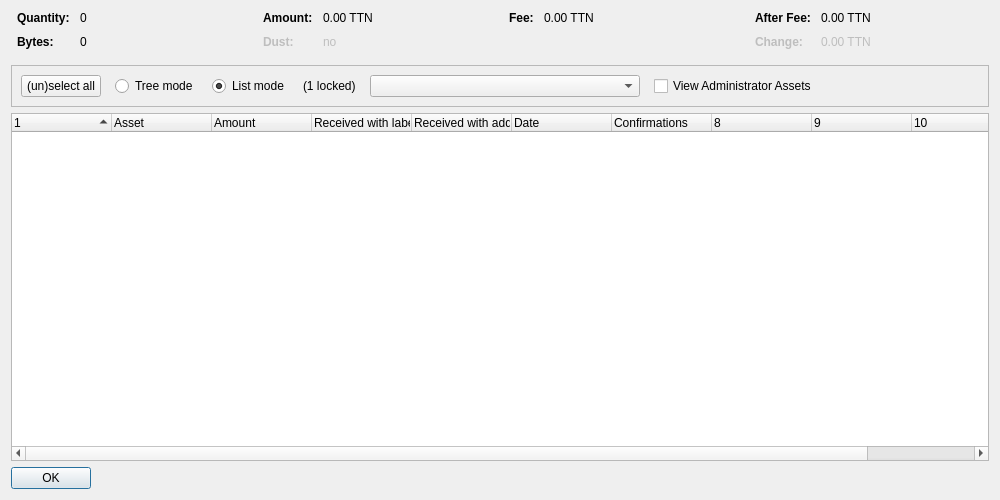
<?xml version="1.0" encoding="UTF-8"?>
<ui version="4.0">
 <class>AssetControlDialog</class>
 <widget class="QDialog" name="AssetControlDialog">
  <property name="geometry">
   <rect>
    <x>0</x>
    <y>0</y>
    <width>1000</width>
    <height>500</height>
   </rect>
  </property>
  <property name="windowTitle">
   <string>Asset Selection</string>
  </property>
  <layout class="QVBoxLayout" name="verticalLayout">
   <item>
    <layout class="QHBoxLayout" name="horizontalLayoutTop" stretch="0,0,0,0">
     <property name="topMargin">
      <number>0</number>
     </property>
     <property name="bottomMargin">
      <number>10</number>
     </property>
     <item>
      <layout class="QFormLayout" name="formLayoutAssetControl1">
       <property name="horizontalSpacing">
        <number>10</number>
       </property>
       <property name="verticalSpacing">
        <number>10</number>
       </property>
       <property name="leftMargin">
        <number>6</number>
       </property>
       <property name="rightMargin">
        <number>6</number>
       </property>
       <item row="0" column="0">
        <widget class="QLabel" name="labelAssetControlQuantityText">
         <property name="font">
          <font>
           <weight>75</weight>
           <bold>true</bold>
          </font>
         </property>
         <property name="text">
          <string>Quantity:</string>
         </property>
        </widget>
       </item>
       <item row="0" column="1">
        <widget class="QLabel" name="labelAssetControlQuantity">
         <property name="cursor">
          <cursorShape>IBeamCursor</cursorShape>
         </property>
         <property name="contextMenuPolicy">
          <enum>Qt::ActionsContextMenu</enum>
         </property>
         <property name="text">
          <string notr="true">0</string>
         </property>
         <property name="textInteractionFlags">
          <set>Qt::LinksAccessibleByMouse|Qt::TextSelectableByKeyboard|Qt::TextSelectableByMouse</set>
         </property>
        </widget>
       </item>
       <item row="1" column="0">
        <widget class="QLabel" name="labelAssetControlBytesText">
         <property name="font">
          <font>
           <weight>75</weight>
           <bold>true</bold>
          </font>
         </property>
         <property name="text">
          <string>Bytes:</string>
         </property>
        </widget>
       </item>
       <item row="1" column="1">
        <widget class="QLabel" name="labelAssetControlBytes">
         <property name="cursor">
          <cursorShape>IBeamCursor</cursorShape>
         </property>
         <property name="contextMenuPolicy">
          <enum>Qt::ActionsContextMenu</enum>
         </property>
         <property name="text">
          <string notr="true">0</string>
         </property>
         <property name="textInteractionFlags">
          <set>Qt::LinksAccessibleByMouse|Qt::TextSelectableByKeyboard|Qt::TextSelectableByMouse</set>
         </property>
        </widget>
       </item>
      </layout>
     </item>
     <item>
      <layout class="QFormLayout" name="formLayoutAssetControl2">
       <property name="horizontalSpacing">
        <number>10</number>
       </property>
       <property name="verticalSpacing">
        <number>10</number>
       </property>
       <property name="leftMargin">
        <number>6</number>
       </property>
       <property name="rightMargin">
        <number>6</number>
       </property>
       <item row="0" column="0">
        <widget class="QLabel" name="labelAssetControlAmountText">
         <property name="font">
          <font>
           <weight>75</weight>
           <bold>true</bold>
          </font>
         </property>
         <property name="text">
          <string>Amount:</string>
         </property>
        </widget>
       </item>
       <item row="0" column="1">
        <widget class="QLabel" name="labelAssetControlAmount">
         <property name="cursor">
          <cursorShape>IBeamCursor</cursorShape>
         </property>
         <property name="contextMenuPolicy">
          <enum>Qt::ActionsContextMenu</enum>
         </property>
         <property name="text">
          <string notr="true">0.00 TTN</string>
         </property>
         <property name="textInteractionFlags">
          <set>Qt::LinksAccessibleByMouse|Qt::TextSelectableByKeyboard|Qt::TextSelectableByMouse</set>
         </property>
        </widget>
       </item>
       <item row="1" column="0">
        <widget class="QLabel" name="labelAssetControlLowOutputText">
         <property name="enabled">
          <bool>false</bool>
         </property>
         <property name="font">
          <font>
           <weight>75</weight>
           <bold>true</bold>
          </font>
         </property>
         <property name="text">
          <string>Dust:</string>
         </property>
        </widget>
       </item>
       <item row="1" column="1">
        <widget class="QLabel" name="labelAssetControlLowOutput">
         <property name="enabled">
          <bool>false</bool>
         </property>
         <property name="cursor">
          <cursorShape>IBeamCursor</cursorShape>
         </property>
         <property name="contextMenuPolicy">
          <enum>Qt::ActionsContextMenu</enum>
         </property>
         <property name="text">
          <string notr="true">no</string>
         </property>
         <property name="textInteractionFlags">
          <set>Qt::LinksAccessibleByMouse|Qt::TextSelectableByKeyboard|Qt::TextSelectableByMouse</set>
         </property>
        </widget>
       </item>
      </layout>
     </item>
     <item>
      <layout class="QFormLayout" name="formLayoutAssetControl3">
       <property name="horizontalSpacing">
        <number>10</number>
       </property>
       <property name="verticalSpacing">
        <number>10</number>
       </property>
       <property name="leftMargin">
        <number>6</number>
       </property>
       <property name="rightMargin">
        <number>6</number>
       </property>
       <item row="0" column="0">
        <widget class="QLabel" name="labelAssetControlFeeText">
         <property name="font">
          <font>
           <weight>75</weight>
           <bold>true</bold>
          </font>
         </property>
         <property name="text">
          <string>Fee:</string>
         </property>
        </widget>
       </item>
       <item row="0" column="1">
        <widget class="QLabel" name="labelAssetControlFee">
         <property name="cursor">
          <cursorShape>IBeamCursor</cursorShape>
         </property>
         <property name="contextMenuPolicy">
          <enum>Qt::ActionsContextMenu</enum>
         </property>
         <property name="text">
          <string notr="true">0.00 TTN</string>
         </property>
         <property name="textInteractionFlags">
          <set>Qt::LinksAccessibleByMouse|Qt::TextSelectableByKeyboard|Qt::TextSelectableByMouse</set>
         </property>
        </widget>
       </item>
      </layout>
     </item>
     <item>
      <layout class="QFormLayout" name="formLayoutAssetControl4">
       <property name="horizontalSpacing">
        <number>10</number>
       </property>
       <property name="verticalSpacing">
        <number>10</number>
       </property>
       <property name="leftMargin">
        <number>6</number>
       </property>
       <property name="rightMargin">
        <number>6</number>
       </property>
       <item row="0" column="0">
        <widget class="QLabel" name="labelAssetControlAfterFeeText">
         <property name="font">
          <font>
           <weight>75</weight>
           <bold>true</bold>
          </font>
         </property>
         <property name="text">
          <string>After Fee:</string>
         </property>
        </widget>
       </item>
       <item row="0" column="1">
        <widget class="QLabel" name="labelAssetControlAfterFee">
         <property name="cursor">
          <cursorShape>IBeamCursor</cursorShape>
         </property>
         <property name="contextMenuPolicy">
          <enum>Qt::ActionsContextMenu</enum>
         </property>
         <property name="text">
          <string notr="true">0.00 TTN</string>
         </property>
         <property name="textInteractionFlags">
          <set>Qt::LinksAccessibleByMouse|Qt::TextSelectableByKeyboard|Qt::TextSelectableByMouse</set>
         </property>
        </widget>
       </item>
       <item row="1" column="0">
        <widget class="QLabel" name="labelAssetControlChangeText">
         <property name="enabled">
          <bool>false</bool>
         </property>
         <property name="font">
          <font>
           <weight>75</weight>
           <bold>true</bold>
          </font>
         </property>
         <property name="text">
          <string>Change:</string>
         </property>
        </widget>
       </item>
       <item row="1" column="1">
        <widget class="QLabel" name="labelAssetControlChange">
         <property name="enabled">
          <bool>false</bool>
         </property>
         <property name="cursor">
          <cursorShape>IBeamCursor</cursorShape>
         </property>
         <property name="contextMenuPolicy">
          <enum>Qt::ActionsContextMenu</enum>
         </property>
         <property name="text">
          <string notr="true">0.00 TTN</string>
         </property>
         <property name="textInteractionFlags">
          <set>Qt::LinksAccessibleByMouse|Qt::TextSelectableByKeyboard|Qt::TextSelectableByMouse</set>
         </property>
        </widget>
       </item>
      </layout>
     </item>
    </layout>
   </item>
   <item>
    <widget class="QFrame" name="frame">
     <property name="minimumSize">
      <size>
       <width>0</width>
       <height>40</height>
      </size>
     </property>
     <property name="frameShape">
      <enum>QFrame::StyledPanel</enum>
     </property>
     <property name="frameShadow">
      <enum>QFrame::Sunken</enum>
     </property>
     <layout class="QHBoxLayout" name="horizontalLayout">
      <item>
       <layout class="QHBoxLayout" name="horizontalLayoutPanel" stretch="0,0,0,0,0,0,0">
        <property name="spacing">
         <number>14</number>
        </property>
        <item>
         <widget class="QPushButton" name="pushButtonSelectAll">
          <property name="sizePolicy">
           <sizepolicy hsizetype="Maximum" vsizetype="Fixed">
            <horstretch>0</horstretch>
            <verstretch>0</verstretch>
           </sizepolicy>
          </property>
          <property name="text">
           <string>(un)select all</string>
          </property>
          <property name="autoDefault">
           <bool>false</bool>
          </property>
         </widget>
        </item>
        <item>
         <widget class="QRadioButton" name="radioTreeMode">
          <property name="sizePolicy">
           <sizepolicy hsizetype="Maximum" vsizetype="Fixed">
            <horstretch>0</horstretch>
            <verstretch>0</verstretch>
           </sizepolicy>
          </property>
          <property name="text">
           <string>Tree mode</string>
          </property>
         </widget>
        </item>
        <item>
         <widget class="QRadioButton" name="radioListMode">
          <property name="sizePolicy">
           <sizepolicy hsizetype="Maximum" vsizetype="Fixed">
            <horstretch>0</horstretch>
            <verstretch>0</verstretch>
           </sizepolicy>
          </property>
          <property name="text">
           <string>List mode</string>
          </property>
          <property name="checked">
           <bool>true</bool>
          </property>
         </widget>
        </item>
        <item>
         <widget class="QLabel" name="labelLocked">
          <property name="text">
           <string notr="true">(1 locked)</string>
          </property>
         </widget>
        </item>
        <item>
         <widget class="QComboBox" name="assetList">
          <property name="minimumContentsLength">
           <number>30</number>
          </property>
         </widget>
        </item>
        <item>
         <widget class="QCheckBox" name="viewAdministrator">
          <property name="toolTip">
           <string>View assets that you have the ownership asset for</string>
          </property>
          <property name="text">
           <string>View Administrator Assets</string>
          </property>
         </widget>
        </item>
        <item>
         <spacer name="horizontalSpacer">
          <property name="orientation">
           <enum>Qt::Horizontal</enum>
          </property>
          <property name="sizeHint" stdset="0">
           <size>
            <width>40</width>
            <height>20</height>
           </size>
          </property>
         </spacer>
        </item>
       </layout>
      </item>
     </layout>
    </widget>
   </item>
   <item>
    <widget class="AssetControlTreeWidget" name="treeWidget">
     <property name="contextMenuPolicy">
      <enum>Qt::CustomContextMenu</enum>
     </property>
     <property name="sortingEnabled">
      <bool>false</bool>
     </property>
     <property name="columnCount">
      <number>11</number>
     </property>
     <attribute name="headerShowSortIndicator" stdset="0">
      <bool>true</bool>
     </attribute>
     <attribute name="headerStretchLastSection">
      <bool>false</bool>
     </attribute>
     <column>
      <property name="text">
       <string/>
      </property>
     </column>
     <column>
      <property name="text">
       <string>Asset</string>
      </property>
     </column>
     <column>
      <property name="text">
       <string>Amount</string>
      </property>
     </column>
     <column>
      <property name="text">
       <string>Received with label</string>
      </property>
     </column>
     <column>
      <property name="text">
       <string>Received with address</string>
      </property>
     </column>
     <column>
      <property name="text">
       <string>Date</string>
      </property>
     </column>
     <column>
      <property name="text">
       <string>Confirmations</string>
      </property>
      <property name="toolTip">
       <string>Confirmed</string>
      </property>
     </column>
     <column>
      <property name="text">
       <string/>
      </property>
     </column>
     <column>
      <property name="text">
       <string/>
      </property>
     </column>
     <column>
      <property name="text">
       <string/>
      </property>
     </column>
     <column>
      <property name="text">
       <string/>
      </property>
     </column>
    </widget>
   </item>
   <item>
    <widget class="QDialogButtonBox" name="buttonBox">
     <property name="sizePolicy">
      <sizepolicy hsizetype="Maximum" vsizetype="Fixed">
       <horstretch>0</horstretch>
       <verstretch>0</verstretch>
      </sizepolicy>
     </property>
     <property name="orientation">
      <enum>Qt::Horizontal</enum>
     </property>
     <property name="standardButtons">
      <set>QDialogButtonBox::Ok</set>
     </property>
    </widget>
   </item>
  </layout>
 </widget>
 <customwidgets>
  <customwidget>
   <class>AssetControlTreeWidget</class>
   <extends>QTreeWidget</extends>
   <header location="global">assetcontroltreewidget.h</header>
  </customwidget>
 </customwidgets>
 <resources/>
 <connections/>
</ui>
